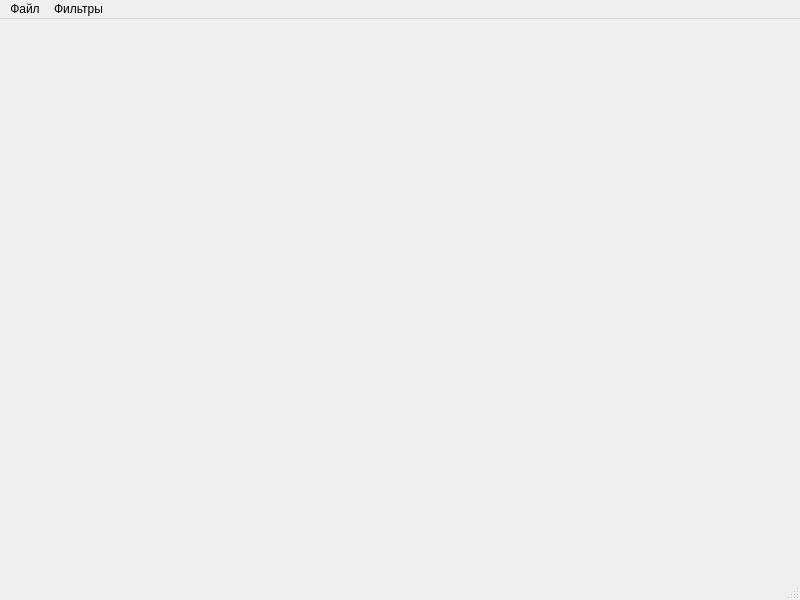
<?xml version="1.0" encoding="UTF-8"?>
<ui version="4.0">
 <class>MainWindow</class>
 <widget class="QMainWindow" name="MainWindow">
  <property name="geometry">
   <rect>
    <x>0</x>
    <y>0</y>
    <width>800</width>
    <height>600</height>
   </rect>
  </property>
  <property name="windowTitle">
   <string>MainWindow</string>
  </property>
  <widget class="QWidget" name="centralwidget">
   <widget class="QLabel" name="Image">
    <property name="geometry">
     <rect>
      <x>80</x>
      <y>10</y>
      <width>621</width>
      <height>541</height>
     </rect>
    </property>
    <property name="styleSheet">
     <string notr="true">QMenu {
    background-color: #ABABAB; 
    border: 1px solid black;
}

QMenu::item {

    background-color: transparent;
}

QMenu::item:selected { 
    background-color: #654321;
}
QMenuBar {
    background-color: qlineargradient(x1:0, y1:0, x2:0, y2:1,
                                      stop:0 lightgray, stop:1 darkgray);
    spacing: 3px; /* spacing between menu bar items */
}

QMenuBar::item {
    padding: 1px 4px;
    background: transparent;
    border-radius: 4px;
}

QMenuBar::item:selected { /* when selected using mouse or keyboard */
    background: #a8a8a8;
}

QMenuBar::item:pressed {
    background: #888888;
}</string>
    </property>
    <property name="text">
     <string/>
    </property>
   </widget>
  </widget>
  <widget class="QMenuBar" name="menubar">
   <property name="geometry">
    <rect>
     <x>0</x>
     <y>0</y>
     <width>800</width>
     <height>21</height>
    </rect>
   </property>
   <widget class="QMenu" name="menu">
    <property name="title">
     <string>Файл</string>
    </property>
    <addaction name="Load"/>
    <addaction name="Save"/>
   </widget>
   <widget class="QMenu" name="menu_2">
    <property name="title">
     <string>Фильтры</string>
    </property>
    <addaction name="Gray_World"/>
    <addaction name="Stretching"/>
    <addaction name="Glass"/>
    <addaction name="Sharpness"/>
    <addaction name="Median"/>
   </widget>
   <addaction name="menu"/>
   <addaction name="menu_2"/>
  </widget>
  <widget class="QStatusBar" name="statusbar"/>
  <action name="Load">
   <property name="text">
    <string>Загрузить</string>
   </property>
  </action>
  <action name="Save">
   <property name="text">
    <string>Сохранить</string>
   </property>
  </action>
  <action name="Gray_World">
   <property name="text">
    <string>Серый мир</string>
   </property>
  </action>
  <action name="Stretching">
   <property name="text">
    <string>Линейное растяжение гистограммы</string>
   </property>
  </action>
  <action name="Glass">
   <property name="text">
    <string>Эффект &quot;Стекла&quot;</string>
   </property>
  </action>
  <action name="Sharpness">
   <property name="text">
    <string>Резкость</string>
   </property>
  </action>
  <action name="Median">
   <property name="text">
    <string>Медианный фильтр</string>
   </property>
  </action>
 </widget>
 <resources/>
 <connections/>
</ui>
